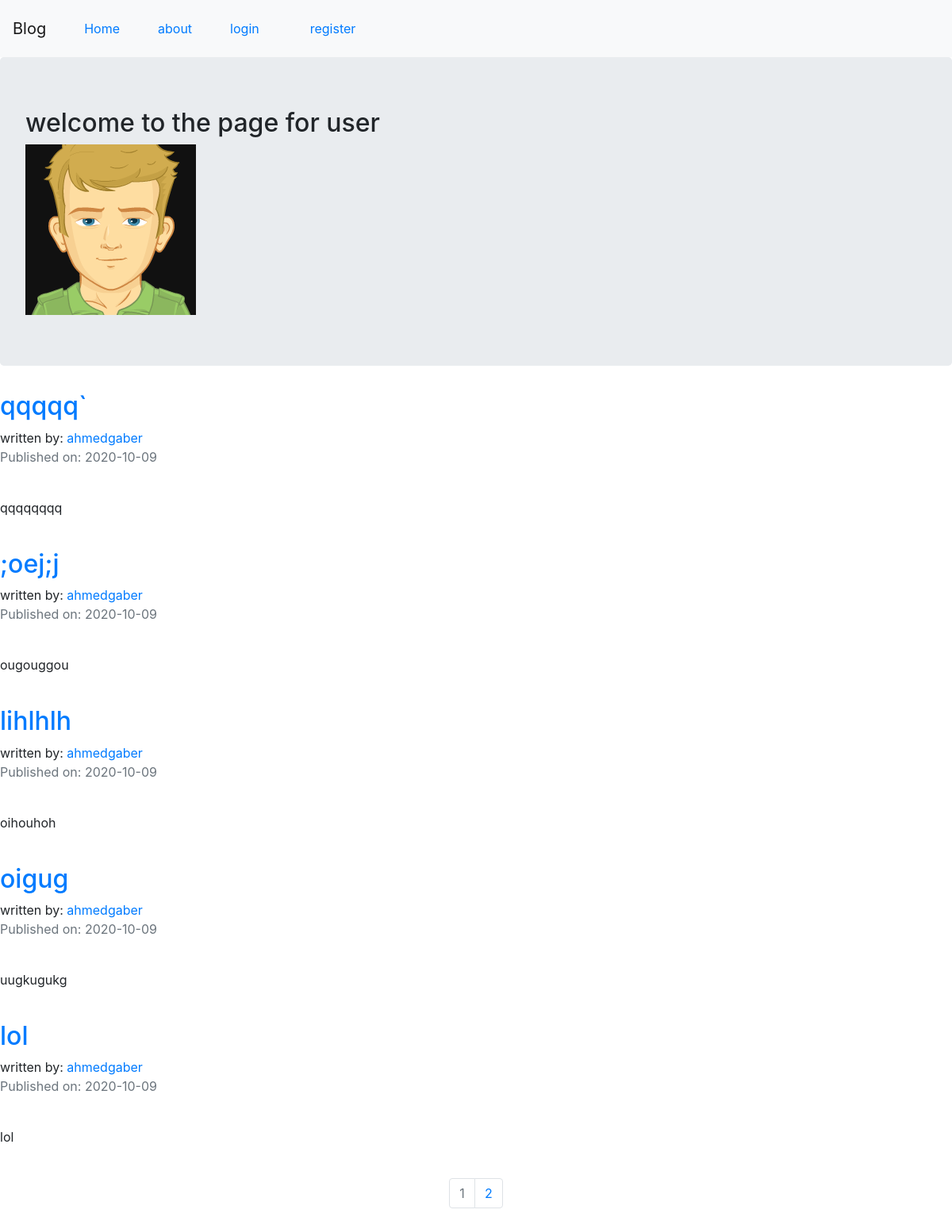
/ahmedgaber, run on an earlier commit of the app's database.
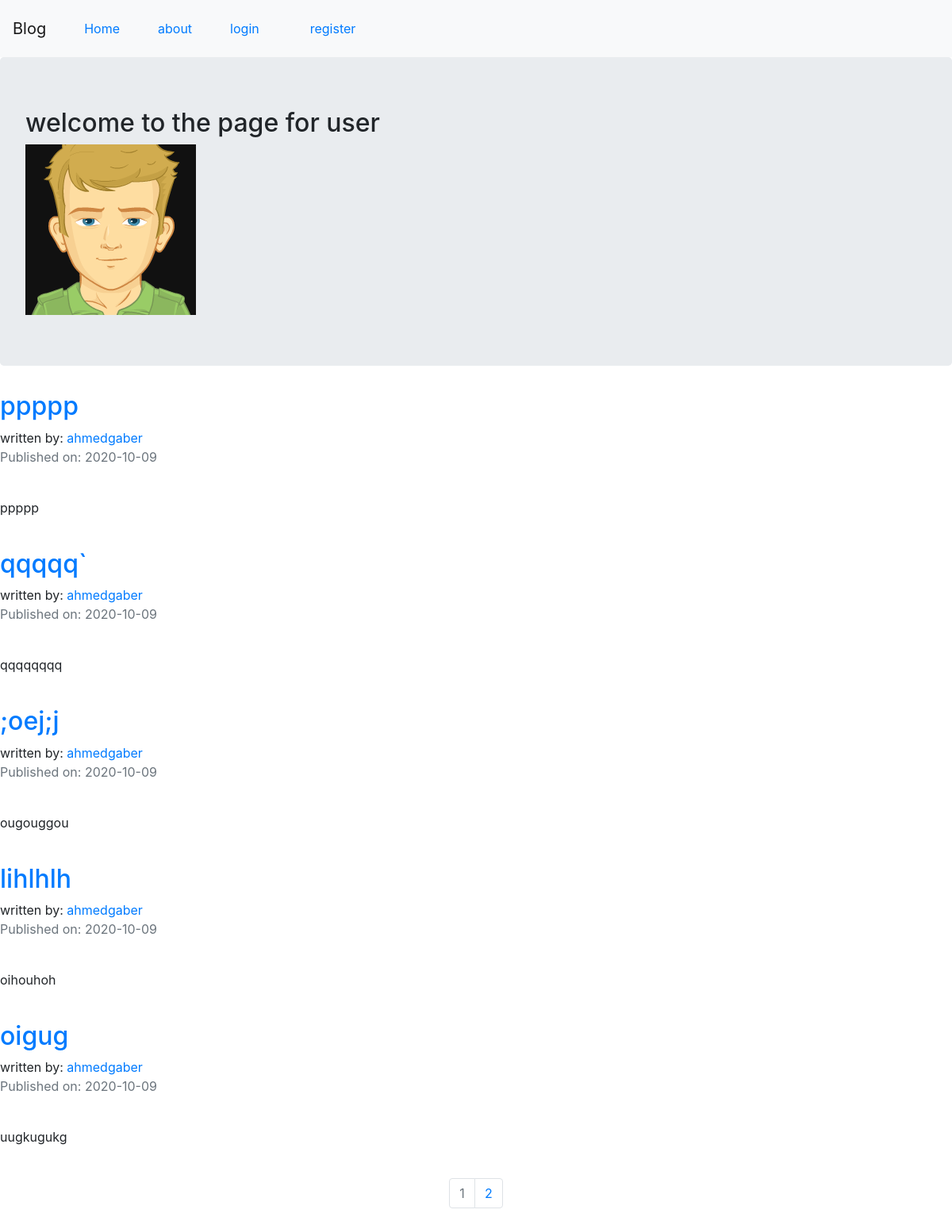
And on a later commit of the database.
### flask_blog/models.py (models this page shows, shortened)
class User(db.Model, UserMixin):
    __tablename__ = 'users'
    id = db.Column(db.Integer, primary_key=True)
    profile_image = db.Column(db.String(20), nullable=False, default='default.png')
    email = db.Column(db.String(64), unique=True, index=True)
    username = db.Column(db.String(64), unique=True, index=True)
    password_hash = db.Column(db.String(128))
    posts = db.relationship('BlogPost', backref='author', lazy=True)

class BlogPost(db.Model):
    users = db.relationship(User)
    id = db.Column(db.Integer, primary_key=True)
    user_id = db.Column(db.Integer, db.ForeignKey('users.id'), nullable=False)
    date = db.Column(db.DateTime, nullable=False, default=datetime.utcnow)
    title = db.Column(db.String(140), nullable=False)
    text = db.Column(db.Text, nullable=False)
    post_image = db.Column(db.String(20), nullable=False, default='default.png')

### flask_blog/users/views.py (the view)
@users.route('/<username>')
def user_posts(username):
    page = request.args.get('page', 1, type=int)
    user = User.query.filter_by(username=username).first_or_404()
    blog_posts = BlogPost.query.filter_by(author=user).order_by(BlogPost.date.desc()).paginate(page=page, per_page=5)
    return render_template('user_blog_posts.html', blog_posts=blog_posts, user=user)

### flask_blog/templates/user_blog_posts.html
{% extends 'base.html' %}
{% block content %}
    <div class="jumbotron">
        <h2>welcome to the page for user {{ current_user.username }}</h2>
        <img align="center" src="{{ url_for('static', filename='profile_pics/'+user.profile_image) }}">
    </div>
    {% for post in blog_posts.items %}
        <h2><a href="{{ url_for('blog_posts.blog_post', blog_post_id=post.id) }}">{{ post.title }}</a></h2>
        written by: <a href="{{ url_for('users.user_posts', username=post.author.username) }}">{{ post.author.username }}</a>
        <p class="text-muted">Published on: {{ post.date.strftime("%Y-%m-%d") }}</p>
        <br>
        <p>{{ post.text }}</p>
        <br>
    {% endfor %}
    <nav aria-label="Page Navigation ex">
        <ul class="pagination justify-content-center">
            {% for page_num in blog_posts.iter_pages(left_edge=1, right_edge=1, left_current=1,right_current=2) %}
                {% if blog_posts.page == page_num %}
                    <li class="page-item disabled">
                        <a class="page-link" href="{{ url_for('users.user_posts', username=user.username, page=page_num) }}">{{ page_num }}</a>
                    </li>
                {% else %}
                    <li class="page-item ">
                        <a class="page-link" href="{{ url_for('users.user_posts', username=user.username, page=page_num) }}">{{ page_num }}</a>
                    </li>
                {% endif %}
            {% endfor %}
        </ul>
    </nav>
{% endblock %}

### flask_blog/templates/base.html (shortened to what this page needs)
<!DOCTYPE html>
<html lang="en">
<head>
    <link rel="stylesheet" href="https://stackpath.bootstrapcdn.com/bootstrap/4.5.2/css/bootstrap.min.css">
</head>
<body>
<nav class="navbar navbar-expand-lg navbar-light bg-light">
  <a class="navbar-brand" href="{{ url_for('core.index') }}">Blog</a>
  <li class="nav-link active">
    <a class="nav-link" href="{{ url_for('core.index') }}">Home <span class="sr-only">(current)</span></a>
  </li>
  <li class="nav-link">
    <a  href="{{ url_for('core.info') }}">about</a>
  </li>
  {% if current_user.is_authenticated %}
  <li class="nav-link">
    <a class="nav-link" href="{{ url_for('users.logout') }}">logout</a>
  </li>
  <li class="nav-link">
    <a class="nav-link" href="{{ url_for('users.account') }}">Account</a>
  </li>
  <li class="nav-link">
    <a class="nav-link" href="{{ url_for('blog_posts.create') }}">Create Post</a>
  </li>
  {% else %}
  <li class="nav-link">
    <a class="nav-link" href="{{ url_for('users.login') }}">login</a>
  </li>
  <li class="nav-link">
    <a class="nav-link" href="{{ url_for('users.register') }}">register</a>
  </li>
  {% endif %}
</nav>
{% block content %}
{% endblock %}
</body>
</html>

What changed in the data, as far as the page shows it:
no longer on this page (row unchanged): BlogPost: title "lol", author.username "ahmedgaber", date "2020-10-09", text "lol"
added BlogPost: title "ppppp", author.username "ahmedgaber", date "2020-10-09", text "ppppp"
